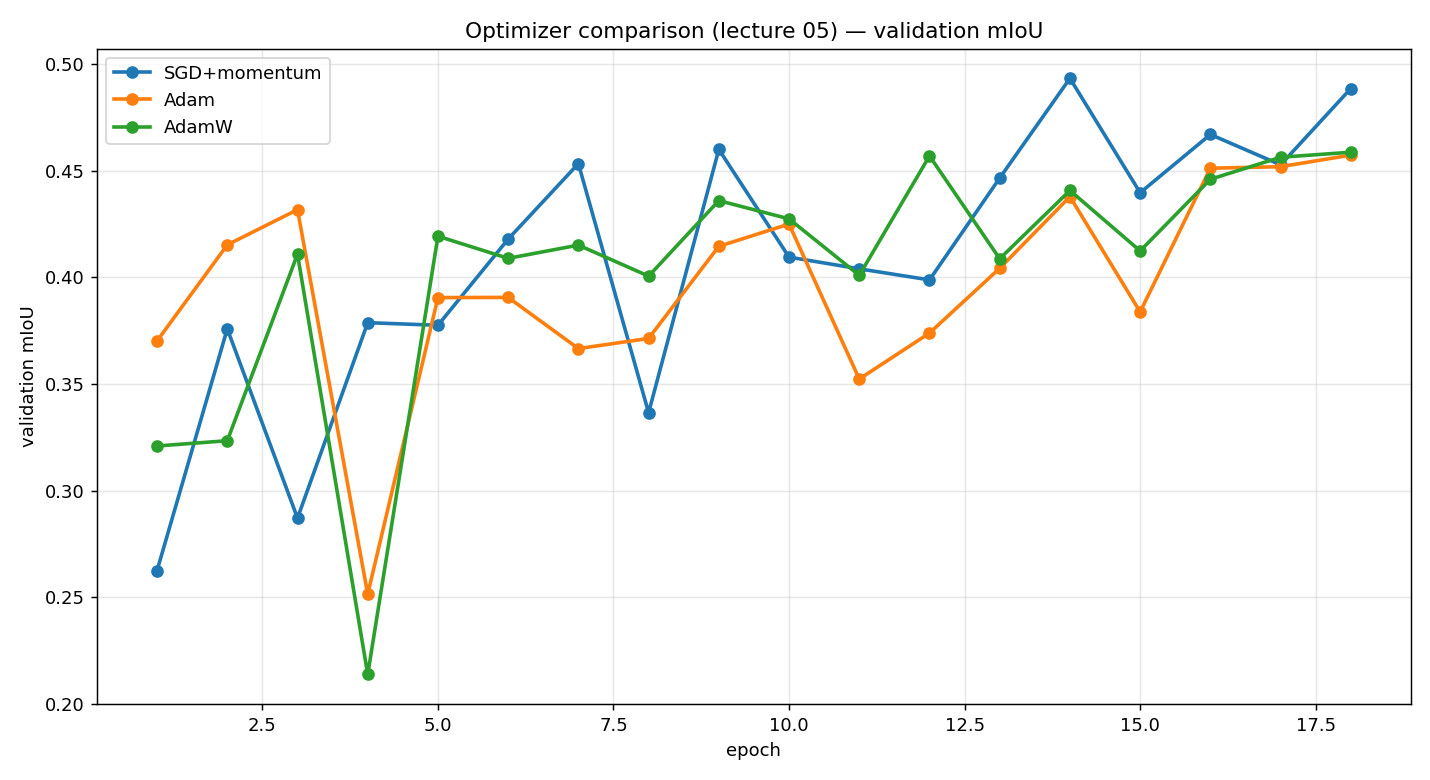

Reproduce this figure in Python.
import numpy as np, torch, json
import torch.nn as nn, torch.nn.functional as F
from torch.utils.data import Dataset, DataLoader
import matplotlib; matplotlib.use("Agg"); import matplotlib.pyplot as plt

device="cuda" if torch.cuda.is_available() else "cpu"
CLASSES=["Water","Trees","Grassland","Cropland","Built-up","Bare/Sparse","Wetland"]; N=len(CLASSES)
EPOCHS=18; BATCH=16; BASE=64

def load_clean(path):
    d=np.load(path); X=d["X"].astype(np.float32)
    Y=np.clip(np.round(np.nan_to_num(d["Y"].astype(np.float32),nan=0.0)),0,N-1).astype(np.uint8)
    return X,Y

class DS(Dataset):
    def __init__(s,X,Y,aug=False): s.X,s.Y,s.aug=X,Y,aug
    def __len__(s): return len(s.X)
    def __getitem__(s,i):
        x,y=s.X[i].copy(),s.Y[i].copy()
        if s.aug:
            if np.random.rand()<.5: x,y=np.fliplr(x).copy(),np.fliplr(y).copy()
            if np.random.rand()<.5: x,y=np.flipud(x).copy(),np.flipud(y).copy()
            k=np.random.randint(4); x,y=np.rot90(x,k).copy(),np.rot90(y,k).copy()
        return torch.from_numpy(x).permute(2,0,1).float(),torch.from_numpy(y).long()

class DoubleConv(nn.Module):
    def __init__(s,a,b):
        super().__init__(); s.net=nn.Sequential(nn.Conv2d(a,b,3,padding=1),nn.BatchNorm2d(b),nn.ReLU(True),
                                                nn.Conv2d(b,b,3,padding=1),nn.BatchNorm2d(b),nn.ReLU(True))
    def forward(s,x): return s.net(x)
class UNet(nn.Module):
    def __init__(s,in_ch=2,n=N,base=BASE):
        super().__init__()
        s.d1=DoubleConv(in_ch,base);s.d2=DoubleConv(base,base*2);s.d3=DoubleConv(base*2,base*4);s.d4=DoubleConv(base*4,base*8)
        s.pool=nn.MaxPool2d(2);s.bott=DoubleConv(base*8,base*16)
        s.up4=nn.ConvTranspose2d(base*16,base*8,2,2);s.u4=DoubleConv(base*16,base*8)
        s.up3=nn.ConvTranspose2d(base*8,base*4,2,2);s.u3=DoubleConv(base*8,base*4)
        s.up2=nn.ConvTranspose2d(base*4,base*2,2,2);s.u2=DoubleConv(base*4,base*2)
        s.up1=nn.ConvTranspose2d(base*2,base,2,2);s.u1=DoubleConv(base*2,base)
        s.out=nn.Conv2d(base,n,1)
    def forward(s,x):
        c1=s.d1(x);c2=s.d2(s.pool(c1));c3=s.d3(s.pool(c2));c4=s.d4(s.pool(c3));b=s.bott(s.pool(c4))
        x=s.u4(torch.cat([s.up4(b),c4],1));x=s.u3(torch.cat([s.up3(x),c3],1))
        x=s.u2(torch.cat([s.up2(x),c2],1));x=s.u1(torch.cat([s.up1(x),c1],1));return s.out(x)

def dice(lo,t,eps=1e-6):
    p=F.softmax(lo,1); oh=F.one_hot(t,N).permute(0,3,1,2).float()
    i=(p*oh).sum((0,2,3)); u=p.sum((0,2,3))+oh.sum((0,2,3)); return 1-((2*i+eps)/(u+eps)).mean()
def cw(Y):
    c=np.bincount(Y.ravel(),minlength=N).astype(float); return torch.tensor(c.sum()/(N*np.maximum(c,1)),dtype=torch.float32)
@torch.no_grad()
def evaluate(model,dl):
    model.eval(); inter=np.zeros(N); union=np.zeros(N); cor=tot=0
    for x,y in dl:
        x=x.to(device); y=y.to(device); p=model(x).argmax(1); cor+=(p==y).sum().item(); tot+=y.numel()
        for c in range(N):
            pm=(p==c); g=(y==c); inter[c]+=(pm&g).sum().item(); union[c]+=(pm|g).sum().item()
    return cor/tot,(inter/np.maximum(union,1)).mean()

def make_opt(name,params):
    if name=="SGD+momentum": return torch.optim.SGD(params,lr=0.01,momentum=0.9)
    if name=="Adam":         return torch.optim.Adam(params,lr=1e-3)
    if name=="AdamW":        return torch.optim.AdamW(params,lr=1e-3,weight_decay=1e-2)

def train_one(name,tr,va,te,w):
    torch.manual_seed(0); np.random.seed(0)
    model=UNet().to(device); opt=make_opt(name,model.parameters())
    ce=nn.CrossEntropyLoss(weight=w); crit=lambda lo,t: ce(lo,t)+dice(lo,t)
    hist=[]
    for ep in range(1,EPOCHS+1):
        model.train()
        for x,y in tr:
            x=x.to(device); y=y.to(device); opt.zero_grad(); crit(model(x),y).backward(); opt.step()
        oa,miou=evaluate(model,va); hist.append((oa,miou))
        print(f"  [{name}] ep {ep:02d} | val OA {oa:.3f} | mIoU {miou:.3f}",flush=True)
    toa,tmiou=evaluate(model,te)
    print(f"  [{name}] TEST OA {toa:.3f} | mIoU {tmiou:.3f}",flush=True)
    return {"name":name,"hist":hist,"test_oa":toa,"test_miou":tmiou}

def main():
    Xtr,Ytr=load_clean("train.npz"); Xte,Yte=load_clean("test.npz")
    rng=np.random.RandomState(0); idx=rng.permutation(len(Xtr)); nv=int(.15*len(idx)); vi,ti=idx[:nv],idx[nv:]
    tr=DataLoader(DS(Xtr[ti],Ytr[ti],aug=True),batch_size=BATCH,shuffle=True)
    va=DataLoader(DS(Xtr[vi],Ytr[vi]),batch_size=BATCH); te=DataLoader(DS(Xte,Yte),batch_size=BATCH)
    w=cw(Ytr[ti]).to(device)
    print(f"Lecture-05 optimizer comparison | {EPOCHS} epochs each | device {device}",flush=True)

    results=[train_one(n,tr,va,te,w) for n in ["SGD+momentum","Adam","AdamW"]]

    print("\n OPTIMIZER COMPARISON (test set) ",flush=True)
    print(f"{'Optimizer':16s} {'Test OA':>9s} {'Test mIoU':>10s}",flush=True)
    for r in results: print(f"{r['name']:16s} {r['test_oa']:9.3f} {r['test_miou']:10.3f}",flush=True)
    best=max(results,key=lambda r:r['test_miou'])
    print(f"\nBest generalization: {best['name']} (test mIoU {best['test_miou']:.3f})",flush=True)
    print("Consistent with lecture 05: the optimizer is an empirical choice — AdamW's",flush=True)
    print("decoupled weight decay often generalizes best, but it must be verified, not assumed.",flush=True)
    print(flush=True)

    json.dump(results,open("optimizer_comparison.json","w"))
    plt.figure(figsize=(11,6))
    for r in results: plt.plot(range(1,EPOCHS+1),[h[1] for h in r["hist"]],marker="o",lw=2,label=r["name"])
    plt.xlabel("epoch"); plt.ylabel("validation mIoU"); plt.grid(alpha=.3); plt.legend()
    plt.title("Optimizer comparison (lecture 05) — validation mIoU"); plt.tight_layout()
    plt.savefig("optimizer_comparison.png",dpi=130); plt.close()
    print("\nSaved: optimizer_comparison.png, optimizer_comparison.json",flush=True)

if __name__=="__main__":
    main()
